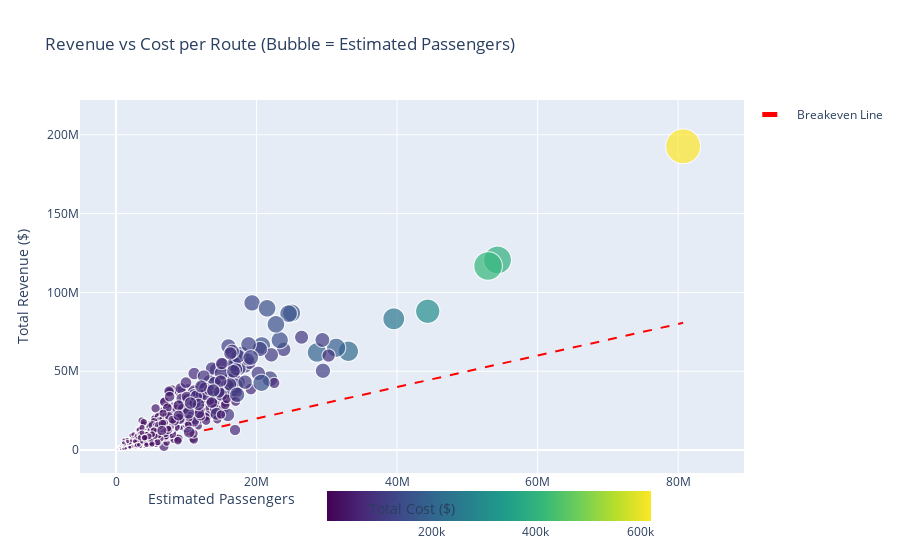

Write notebook code for a chart like this one.
### Markdown cell above
##### Insights:

1. Cost generally rises with distance, confirming mileage as a key driver.

2. Short-haul Hawaii routes (e.g., Honolulu → Kahului) show very high costs despite short distances — likely due to airport fees or high frequency.

3. A dense cluster between 500–2000 miles & $10M–$40M suggests an operational sweet spot.

4. Tiny bubbles on long routes indicate low passenger volume, making them less attractive despite manageable costs.

5. Short routes with large bubbles but high costs may warrant scrutiny for operational inefficiencies.

##### Storyline Placement
This chart cements the fact that cost isn’t just about distance — airport combinations and inefficiencies (like delay costs) matter.
It adds nuance to our Cost Driver section by showing why some long-hauls may still be attractive and some short-hauls must be avoided.

### Code cell
import plotly.express as px
import plotly.graph_objects as go

# Filter to remove missing or zero cost/revenue entries (optional safety)
plot_data = filtered_df[(filtered_df['TOTAL_COST'] > 0) & (filtered_df['TOTAL_REVENUE'] > 0)]

# Scatter plot
fig = px.scatter(
    plot_data,
    x='TOTAL_COST',
    y='TOTAL_REVENUE',
    size='ESTIMATED_PASSENGERS',
    hover_name='ROUTE_NAME_CITY',
    color='ESTIMATED_PASSENGERS',
    size_max=35,
    color_continuous_scale='Viridis',
    title='Revenue vs Cost per Route (Bubble = Estimated Passengers)',
    labels={
        'TOTAL_COST': 'Total Cost ($)',
        'TOTAL_REVENUE': 'Total Revenue ($)',
        'ESTIMATED_PASSENGERS': 'Estimated Passengers'
    }
)

# Add breakeven diagonal line (Revenue = Cost)
fig.add_trace(
    go.Scatter(
        x=[plot_data['TOTAL_COST'].min(), plot_data['TOTAL_COST'].max()],
        y=[plot_data['TOTAL_COST'].min(), plot_data['TOTAL_COST'].max()],
        mode='lines',
        line=dict(color='red', dash='dash'),
        name='Breakeven Line'
    )
)

# Move colorbar layout settings here
fig.update_layout(
    coloraxis_colorbar=dict(
        title='Estimated Passengers',
        len=0.75,
        orientation='h',
        x=0.5,
        y=-0.2,
        xanchor='center'
    )
)

fig.show()

### Figure 1 — Plotly figure (JSON) as saved in the notebook; plotly's stock layout.template omitted (floating-point values rounded to 4 significant figures; data arrays with more than 128 entries replaced by an {"elided": "..."} marker saying what was removed)
{"data": [{"hovertemplate": "<b>%{hovertext}</b><br><br>Total Cost ($)=%{x}<br>Total Revenue ($)=%{y}<br>Estimated Passengers=%{marker.color}<extra></extra>", "hovertext": {"elided": "1127 str values"}, "legendgroup": "", "marker": {"color": {"elided": "1127 float values"}, "coloraxis": "coloraxis", "size": {"elided": "1127 float values"}, "sizemode": "area", "sizeref": 506.9, "symbol": "circle"}, "mode": "markers", "name": "", "showlegend": false, "type": "scattergl", "x": {"elided": "1127 float values"}, "xaxis": "x", "y": {"elided": "1127 float values"}, "yaxis": "y"}, {"line": {"color": "red", "dash": "dash"}, "mode": "lines", "name": "Breakeven Line", "type": "scatter", "x": [19900.0, 80711784], "y": [19900.0, 80711784]}], "layout": {"coloraxis": {"colorbar": {"len": 0.75, "orientation": "h", "title": {"text": "Estimated Passengers"}, "x": 0.5, "xanchor": "center", "y": -0.2}, "colorscale": [[0, "#440154"], [0.1111, "#482878"], [0.2222, "#3e4989"], [0.3333, "#31688e"], [0.4444, "#26828e"], [0.5556, "#1f9e89"], [0.6667, "#35b779"], [0.7778, "#6ece58"], [0.8889, "#b5de2b"], [1, "#fde725"]]}, "legend": {"itemsizing": "constant", "tracegroupgap": 0}, "title": {"text": "Revenue vs Cost per Route (Bubble = Estimated Passengers)"}, "xaxis": {"anchor": "y", "domain": [0, 1], "title": {"text": "Total Cost ($)"}}, "yaxis": {"anchor": "x", "domain": [0, 1], "title": {"text": "Total Revenue ($)"}}}}
